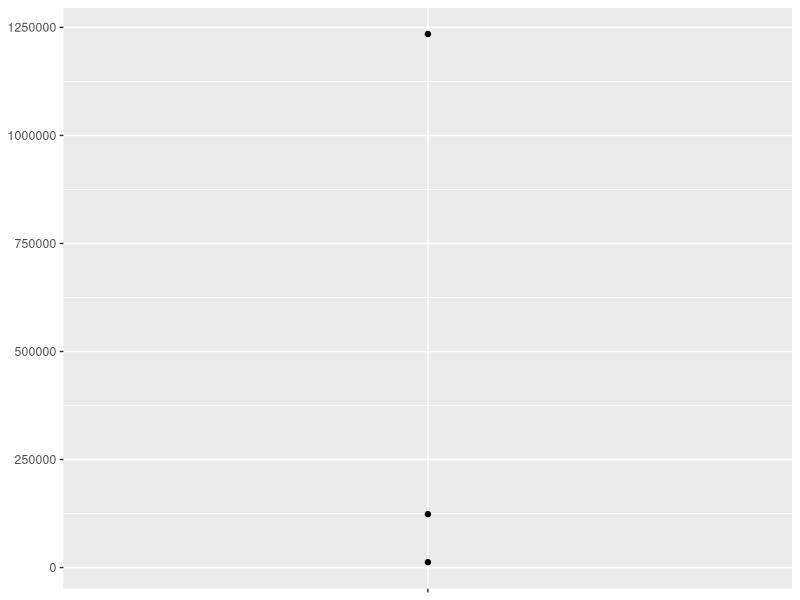
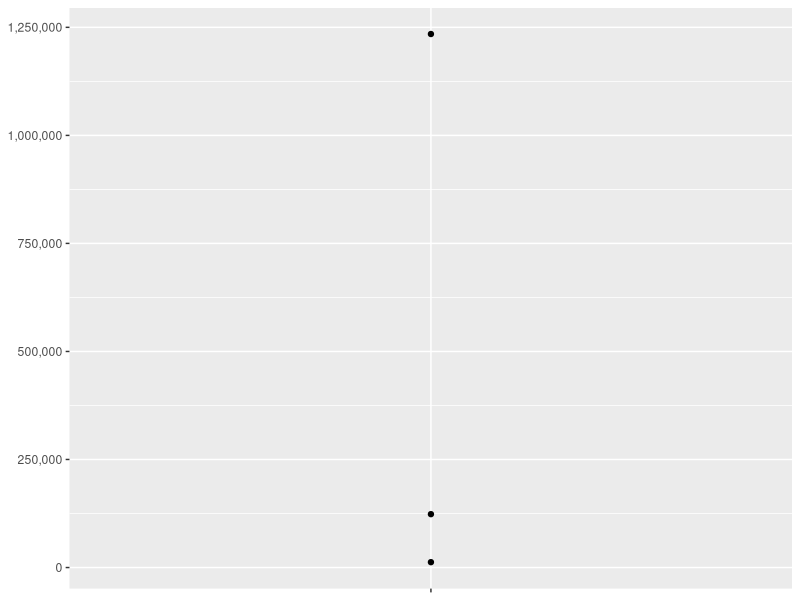
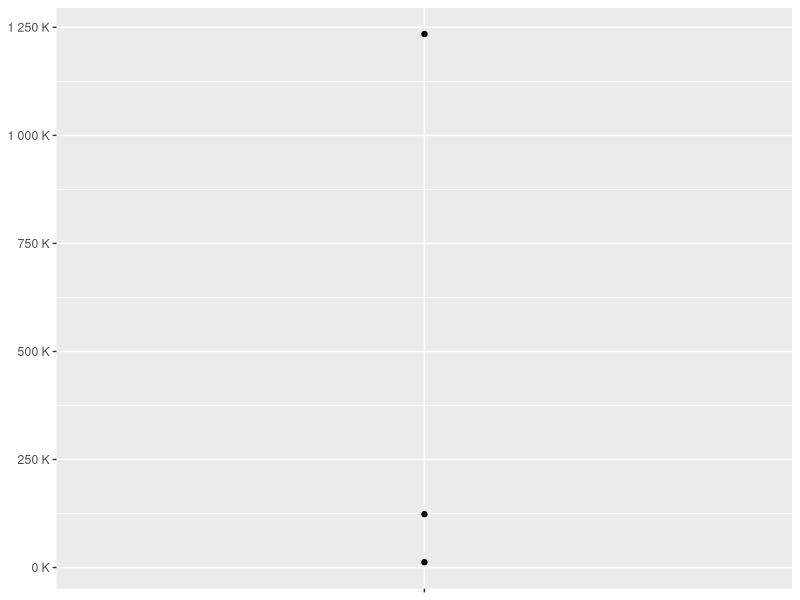
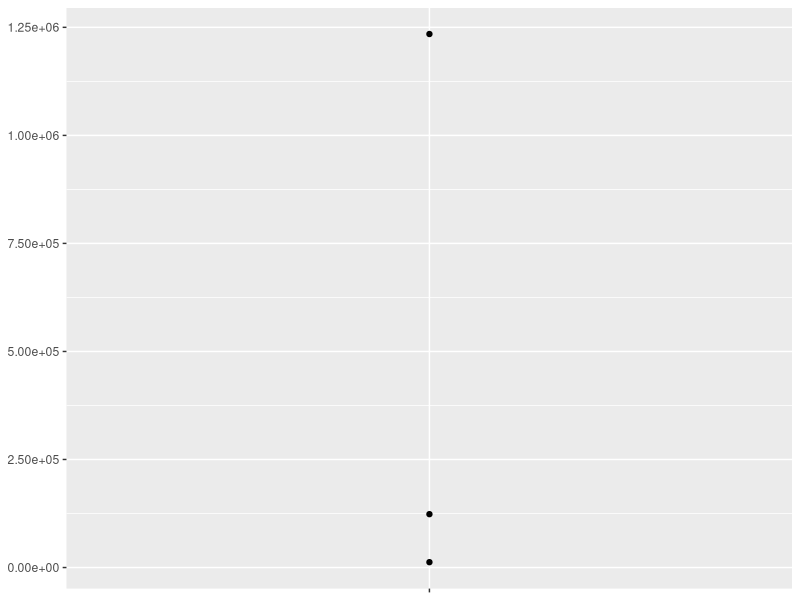
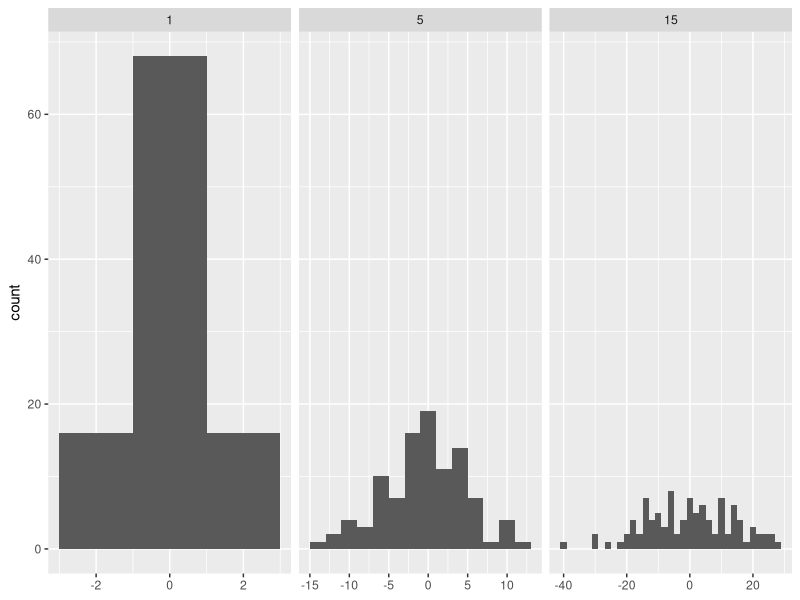
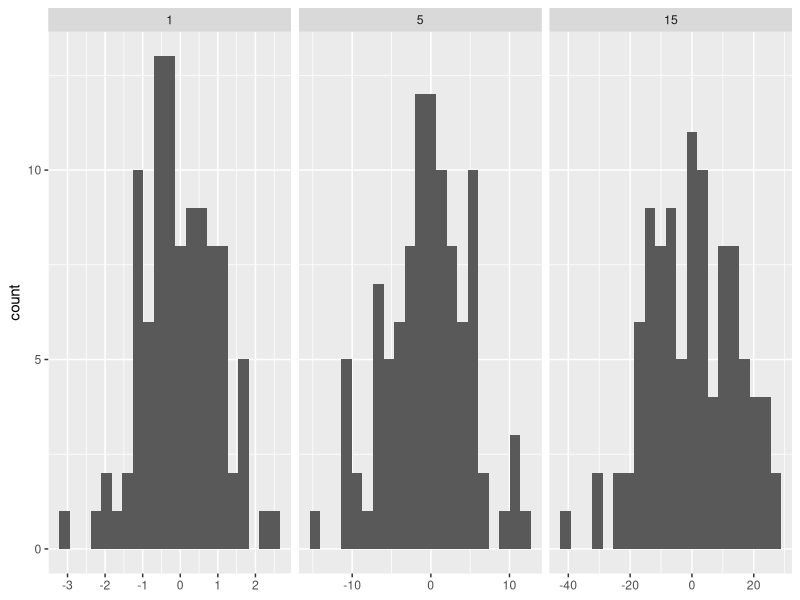
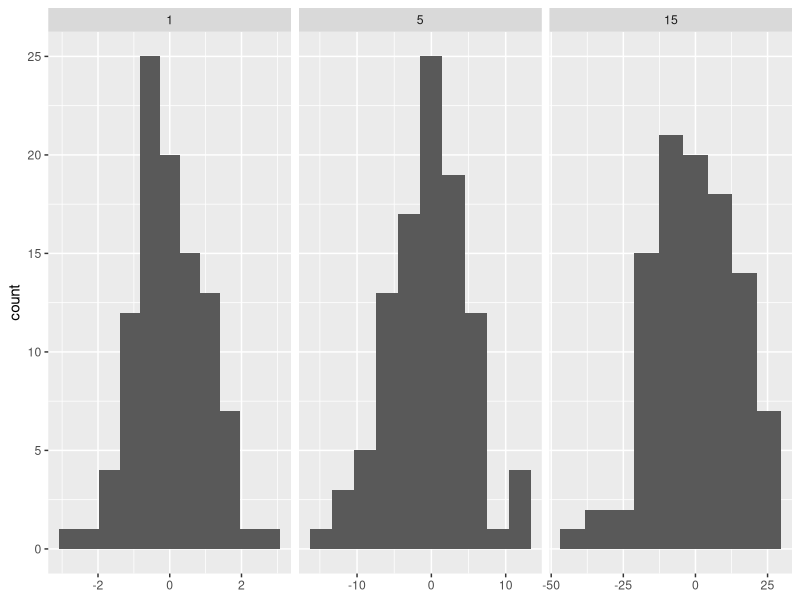
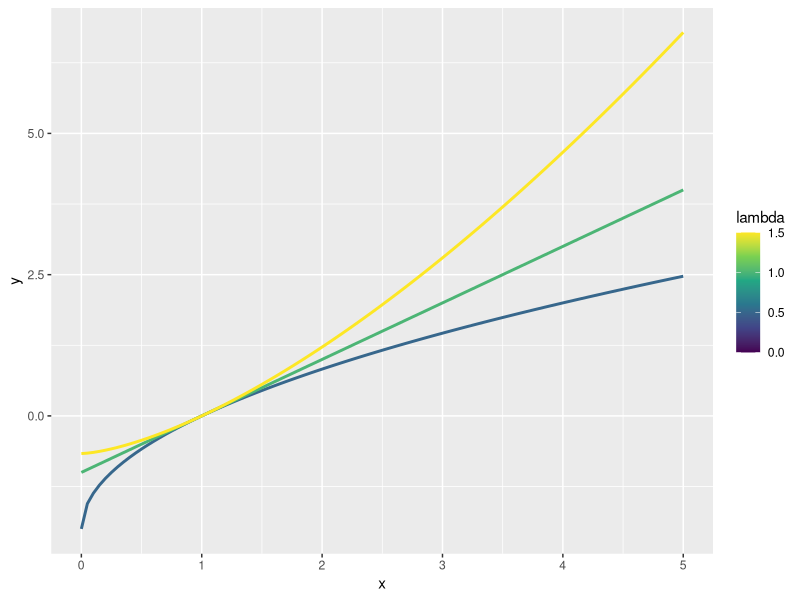

Here is the R script that generated these plots, in order:
power1 <- function(exp) {
  function(x) {
    x ^ exp
  }
}

square <- power1(2)
cube <- power1(3)

square(3)
cube(3)

library(rlang)
library(ggplot2)
library(scales)

square
cube
env_print(square)
env_print(cube)

fn_env(square)$exp
fn_env(cube)$exp

x <- 2
square <- power1(x)
x <- 3
square(2)

power2 <- function(exp) {
  force(exp)
  function(x) {
    x ^ exp
  }
}

x <- 2
square <- power2(x)
x <- 3
square(2)

new_counter <- function() {
  i <- 0
  
  function() {
    i <<- i + 1
    i
  }
}

counter_one <- new_counter()
counter_two <- new_counter()

counter_one()
counter_one()
counter_two()

f1 <- function(n) {
  x <- runif(n)
  m <- mean(x)
  function() m
}

g1 <- f1(1e6)
lobstr::obj_size(g1)

f2 <- function(n) {
  x <- runif(n)
  m <- mean(x)
  rm(x)
  function() m
}

g2 <- f2(1e6)
lobstr::obj_size(g2)

i <- 0
new_counter2 <- function() {
  i <- i + 1
  i
}
new_counter2()
new_counter2()

y <- c(12345, 123456, 1234567)
comma_format()(y)
number_format(scale = 1e-3, suffix = " K")(y)

df <- data.frame(x = 1, y = y)
core <- ggplot(df, aes(x, y)) + 
  geom_point() + 
  scale_x_continuous(breaks = 1, labels = NULL) +
  labs(x = NULL, y = NULL)
core
core + scale_y_continuous(
  labels = comma_format()
)
core + scale_y_continuous(
  labels = number_format(scale = 1e-3, suffix = " K")
)
core + scale_y_continuous(
  labels = scientific_format()
)

sd <- c(1, 5, 15)
n <- 100

df <- data.frame(x = rnorm(3 * n, sd = sd), sd = rep(sd, n))

ggplot(df, aes(x)) + 
  geom_histogram(binwidth = 2) + 
  facet_wrap(~ sd, scales = "free_x") + 
  labs(x = NULL)

binwidth_bins <- function(n) {
  force(n)
  
  function(x) {
    (max(x) - min(x)) / n
  }
}

ggplot(df, aes(x)) + 
  geom_histogram(binwidth = binwidth_bins(20)) + 
  facet_wrap(~ sd, scales = "free_x") + 
  labs(x = NULL)

base_bins <- function(type) {
  fun <- switch(type,
                Sturges = nclass.Sturges,
                scott = nclass.scott,
                FD = nclass.FD,
                stop("Unknown type", call. = FALSE)
  )
  
  function(x) {
    (max(x) - min(x)) / fun(x)
  }
}

ggplot(df, aes(x)) + 
  geom_histogram(binwidth = base_bins("FD")) + 
  facet_wrap(~ sd, scales = "free_x") + 
  labs(x = NULL)

boxcox2 <- function(lambda) {
  if (lambda == 0) {
    function(x) log(x)
  } else {
    function(x) (x ^ lambda - 1) / lambda
  }
}

stat_boxcox <- function(lambda) {
  stat_function(aes(colour = lambda), fun = boxcox2(lambda), size = 1)
}

ggplot(data.frame(x = c(0, 5)), aes(x)) + 
  lapply(c(0.5, 1, 1.5), stat_boxcox) + 
  scale_colour_viridis_c(limits = c(0, 1.5))

# visually, log() does seem to make sense as the transformation
# for lambda = 0; as values get smaller and smaller, the function
# gets close and closer to a log transformation
ggplot(data.frame(x = c(0.01, 1)), aes(x)) + 
  lapply(c(0.5, 0.25, 0.1, 0), stat_boxcox) + 
  scale_colour_viridis_c(limits = c(0, 1.5))

boot_permute <- function(df, var) {
  n <- nrow(df)
  force(var)
  
  function() {
    col <- df[[var]]
    col[sample(n, replace = TRUE)]
  }
}

boot_mtcars1 <- boot_permute(mtcars, "mpg")
head(boot_mtcars1())
head(boot_mtcars1())

boot_model <- function(df, formula) {
  mod <- lm(formula, data = df)
  fitted <- unname(fitted(mod))
  resid <- unname(resid(mod))
  rm(mod)
  
  function() {
    fitted + sample(resid)
  }
} 

boot_mtcars2 <- boot_model(mtcars, mpg ~ wt)
head(boot_mtcars2())
head(boot_mtcars2())

names <- list(
  square = 2, 
  cube = 3, 
  root = 1/2, 
  cuberoot = 1/3, 
  reciprocal = -1
)
funs <- purrr::map(names, power1)
funs$root(64)
funs$root
funs

with(funs, root(100))

attach(funs)
root(100)
detach(funs)

rlang::env_bind(globalenv(), !!!funs)
root(100)
rlang::env_unbind(globalenv(), names(funs))
